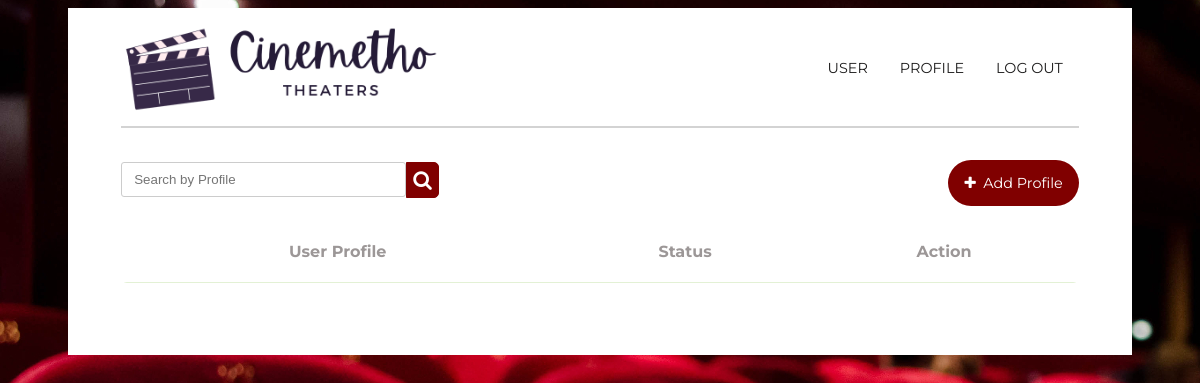
/cinemetho/Boundary/userAdmin.php, run on an earlier commit of the app's database.
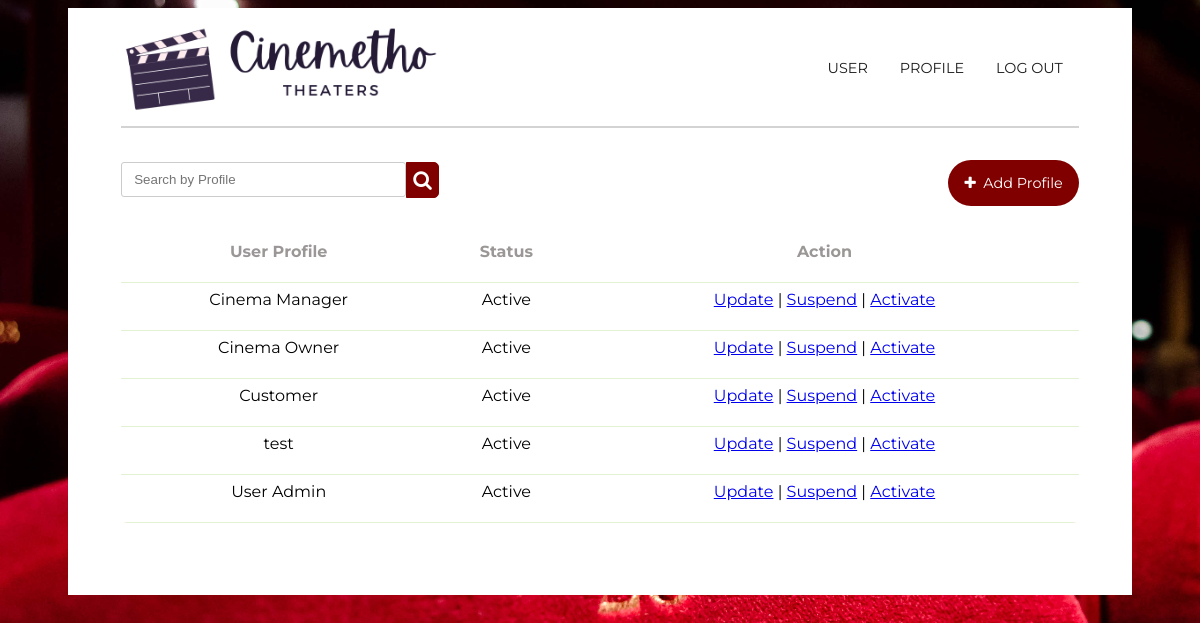
And on a later commit of the database.
### tables this page shows
CREATE TABLE `userprofile` (
  `userProfile_ID` int(10) NOT NULL,
  `upName` varchar(100) NOT NULL,
  `profile_status` varchar(100) NOT NULL DEFAULT 'Active'
);

### cinemetho/config.php (called while the page is built, shortened)
<?php
class DB {
  function __construct() {
      $this->conn = mysqli_connect(HOST, USER, PASS, DB);
  }
}
?>

### cinemetho/Entity/UserProfileEntity.php (called while the page is built, shortened)
<?php
include_once("../config.php");
class UserProfile
{
    public function getUserProfiles()
    {
        $conn = mysqli_connect(HOST, USER, PASS, DB);
        $query = "SELECT userProfile_ID, upName, profile_status FROM userprofile ORDER BY upName ASC";
        $result = mysqli_query($conn, $query);
        $userProfiles = array();
        while ($row = mysqli_fetch_assoc($result)) {
            $userProfiles[] = $row;
        }
        return $userProfiles;
    }
}

### cinemetho/Controller/getUserProfileCtl.php (called while the page is built)
<?php
include_once("../Entity/UserProfileEntity.php");
class getUserProfiles
{
    public function getUserProfiles()
    {
        $vuc = new UserProfile();
        $results = $vuc->getUserProfiles();
        return $results;
    }
}

### cinemetho/Boundary/userAdmin.php (the view, shortened to what this page needs)
<?php
include_once("../Controller/getUserProfileCtl.php");
$userProfileCtl = new getUserProfiles();
$userProfiles = $userProfileCtl->getUserProfiles();
?>
<!DOCTYPE html>
<html>
<head>
    <link rel="stylesheet" href="../ua_style.css">
    <link rel="stylesheet" href="https://cdnjs.cloudflare.com/ajax/libs/font-awesome/4.7.0/css/font-awesome.min.css">
</head>
<div class="white-box">
    <section>
        <div class="container1">
            <div class="logo">
                <img src="../Images/cinemethologo.jpeg">
            </div>
            <div class="topnav">
                <a href="index.php" onclick="logout()">LOG OUT</a>
                <a href="userAdmin.php">PROFILE</a>
                <a href="manageUser.php">USER</a>
            </div>
        </div>
    </section>
    <hr>
    <br>
    <br>
    <div class="container1" style="margin-top: -3%; margin-bottom: 3%; ">
        <div class="search">
            <input type="text" class="searchTerm" id="search" placeholder="Search by Profile">
            <button type="submit" class="searchButton">
                <i class="fa fa-search"></i>
            </button>
        </div>
        <div class="topnav" style="margin-top: 1%;">
            <a1 onclick="location.href='addUserProfile.php'" style="margin-left: 5%;">
                <i class="fa fa-plus" aria-hidden="true"></i>&nbsp;&nbsp;Add Profile
            </a1>
        </div>
    </div>
    <table id="profileTable" class="CMtable" style="width:100%">
        <tr>
            <th>User Profile</th>
            <th>Status</th>
            <th>Action</th>
        </tr>
        <?php foreach ($userProfiles as $userprofile) { ?>
    <tr>
        <td contenteditable="true" id="profileNameTable" class="CMtable"><?php echo is_array($userprofile) ? $userprofile['upName'] : $userprofile; ?></td>
        <td contenteditable="false" id="profileStatusTable" class="CMtable"><?php echo is_array($userprofile) ? $userprofile['profile_status'] : $userprofile; ?></td>
        <td>
            <a href="updateUserProfile.php?userProfile_ID=<?php echo $userprofile['userProfile_ID']; ?>&upName=<?php echo $userprofile['upName'];?>">Update</a> |
            <a href="suspendUserProfile.php?userProfile_ID=<?php echo $userprofile['userProfile_ID']; ?>" onClick="return confirm('Are you sure you want to suspend?')">Suspend</a> |
            <a href="activateUserProfile.php?userProfile_ID=<?php echo $userprofile['userProfile_ID']; ?>" onClick="return confirm('Are you sure you want to activate?')">Activate</a>
        </td>
    </tr>
<?php } ?>
    </table>
    <br>
</div>
</body>
</html>

### cinemetho/ua_style.css (style rules this page uses)
.topnav { overflow: hidden; }
.topnav a { float: right; color: #1e1d1d; text-align: center; padding: 14px 16px; text-decoration: none; font-size: 90%; font-family: 'Montserrat', sans-serif; }
.container1 { display: grid; align-items: center; grid-template-columns: 30ch auto; column-gap: 10%; padding-top: 1%; }
.container1 img { max-width: 100%; max-height: 100%; }
.white-box { background-color: white; color: black; padding-left: 5%; padding-right: 5%; padding-bottom: 5%; }
table { border-collapse: separate; }
td, th { padding-left: 1.5%; padding-right: 1.5%; padding-bottom: 1.5%; }
input[type=text] { width: 200%; margin-bottom: 20px; padding: 12px; border: 1px solid #ccc; border-radius: 3px; }
hr { border: 1px solid lightgrey; }
.search { width: 100%; position: relative; display: flex; height: 36px; }
.searchTerm { width: 100%; border: 3px solid #800000; border-right: none; padding: 5px; height: 20px; border-radius: 5px 0 0 5px; outline: #800000; color: #800000; height: 25%; }
.searchButton { width: 40px; height: 100%; border: 1px solid #800000; background: #800000; text-align: center; color: #fff; border-radius: 0 5px 5px 0; cursor: pointer; font-size: 20px; }
table.CMtable { border-spacing: 1; border-collapse: collapse; background:rgb(255, 255, 255); border-radius:6px; overflow:hidden; width:100%; margin:0 auto; position:relative; }
table.CMtable td,th { padding-left:8px; text-align: center; vertical-align: middle; position: relative; }
table.CMtable th { height:20%; background-color: white; font-size:16px; text-align: center; color:#9c9797; }
table.CMtable tbody tr { height:48px; border-bottom:1px solid #E3F1D5 ; }
.topnav a1 { float: right; color: #ffffff; text-align: center; padding: 14px 16px; text-decoration: none; font-size: 90%; font-family: 'Montserrat', sans-serif; border-radius: 25px; background-color: #800000; }

What changed in the data, as far as the page shows it:
added userprofile: upName "Cinema Manager", profile_status "Active"
added userprofile: upName "Cinema Owner", profile_status "Active"
added userprofile: upName "Customer", profile_status "Active"
added userprofile: upName "test", profile_status "Active"
added userprofile: upName "User Admin", profile_status "Active"
